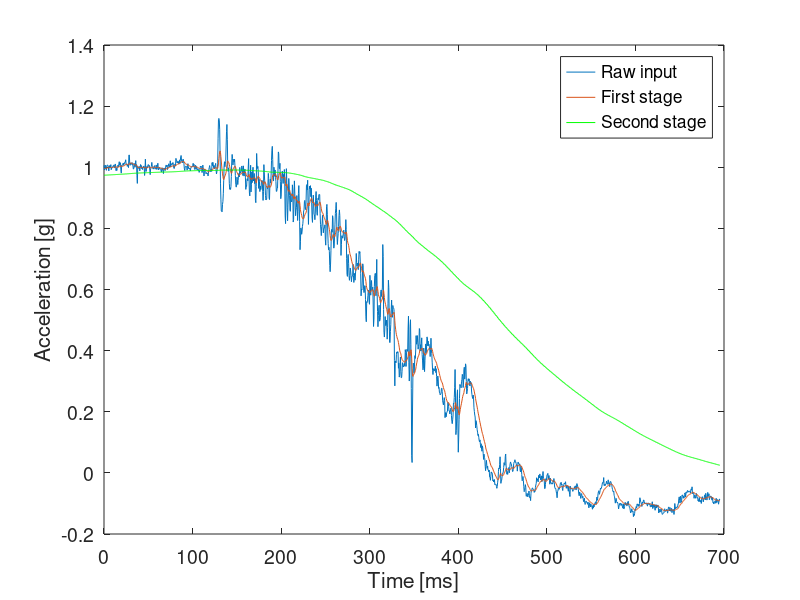

The MATLAB script that drew this image:
data = csvread("scopedata_filtering.csv");

time = data(:,1) * 1000;
raw = data(:,2);
smooth = data(:,3);
filtered = data(:,4);

figure('Position', [100 100 1100 300]);
plot(time, raw);
hold on
plot(time, smooth);
hold on
plot(time, filtered, 'g');
hold on

legend('Raw input', 'First stage', 'Second stage');
set(gca, 'FontSize', 14);
set(gcf,'color','w');
xlabel('Time [ms]');
ylabel('Acceleration [g]');